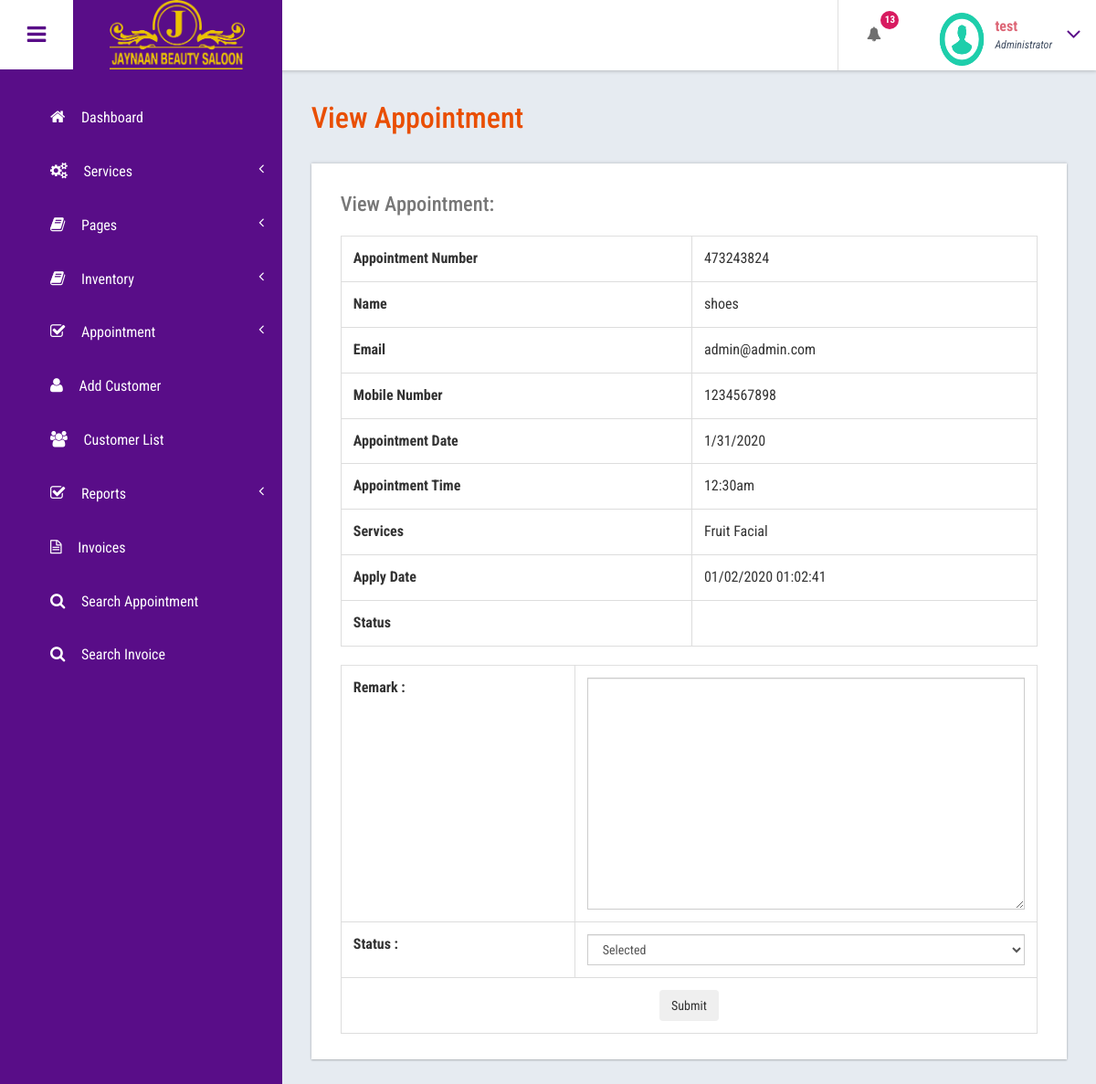
The app's page /salon.opencapto.io/admin/view-appointment.php?viewid=16 (signed in) with its own data.
### tables this page shows
CREATE TABLE `tblappointment` (
  `ID` int(10) NOT NULL,
  `AptNumber` varchar(80) DEFAULT NULL,
  `Name` varchar(120) DEFAULT NULL,
  `Email` varchar(120) DEFAULT NULL,
  `PhoneNumber` bigint(11) DEFAULT NULL,
  `AptDate` varchar(120) DEFAULT NULL,
  `AptTime` varchar(120) DEFAULT NULL,
  `Services` varchar(120) DEFAULT NULL,
  `ApplyDate` varchar(50) DEFAULT NULL,
  `Remark` varchar(200) DEFAULT NULL,
  `Status` varchar(200) DEFAULT NULL,
  `RemarkDate` varchar(200) NOT NULL
);

### salon.opencapto.io/admin/view-appointment.php (the view, shortened to what this page needs)
<?php
include('includes/dbconnection.php');
    if (strlen($_SESSION['bpmsaid']==0)) {
  header('location:logout.php');
  } else{
  ?>
<!DOCTYPE HTML>
<html>
<head>
<link href="css/bootstrap.css" rel='stylesheet' type='text/css' />
<link href="css/style.css" rel='stylesheet' type='text/css' />
<link href="css/font-awesome.css" rel="stylesheet">
<link href="css/animate.css" rel="stylesheet" type="text/css" media="all">
<link href="css/custom.css" rel="stylesheet">
</head>
<body class="cbp-spmenu-push">
	<div class="main-content">
		 <?php include_once('includes/sidebar.php');?>
		 <?php include_once('includes/header.php');?>
		<div id="page-wrapper">
			<div class="main-page">
				<div class="tables">
					<h3 class="title1">View Appointment</h3>
					<div class="table-responsive bs-example widget-shadow">
						<h4>View Appointment:</h4>
						<?php
$cid=$_GET['viewid'];
$ret=mysqli_query($con,"select * from tblappointment where ID='$cid'");
while ($row=mysqli_fetch_array($ret)) {
?>
						<table class="table table-bordered">
							<tr>
    <th>Appointment Number</th>
    <td><?php  echo $row['AptNumber'];?></td>
  </tr>
  <tr>
<th>Name</th>
    <td><?php  echo $row['Name'];?></td>
  </tr>
<tr>
    <th>Email</th>
    <td><?php  echo $row['Email'];?></td>
  </tr>
   <tr>
    <th>Mobile Number</th>
    <td><?php  echo $row['PhoneNumber'];?></td>
  </tr>
   <tr>
    <th>Appointment Date</th>
    <td><?php  echo $row['AptDate'];?></td>
  </tr>
<tr>
    <th>Appointment Time</th>
    <td><?php  echo $row['AptTime'];?></td>
  </tr>
  <tr>
    <th>Services</th>
    <td><?php  echo $row['Services'];?></td>
  </tr>
  <tr>
    <th>Apply Date</th>
    <td><?php  echo $row['ApplyDate'];?></td>
  </tr>
<tr>
    <th>Status</th>
    <td> <?php
     ;?></td>
  </tr>
						</table>
						<table class="table table-bordered">
							<?php if($row['Remark']=="0"){ ?>
<form name="submit" method="post" enctype="multipart/form-data">
<tr>
    <th>Remark :</th>
    <td>
    <textarea name="remark" placeholder="" rows="12" cols="14" class="form-control wd-450" required="true"></textarea></td>
   </tr>
  <tr>
    <th>Status :</th>
    <td>
   <select name="status" class="form-control wd-450" required="true" >
     <option value="1" selected="true">Selected</option>
   </select></td>
  </tr>
  <tr align="center">
    <td colspan="2"><button type="submit" name="submit" class="btn btn-az-primary pd-x-20">Submit</button></td>
  </tr>
  </form>
						<?php } ?>
						<?php } ?>
					</div>
				</div>
			</div>
		</div>
	</div>
</body>
</html>
<?php }  ?>

### salon.opencapto.io/admin/includes/header.php (shortened to what this page needs)
<div class="sticky-header header-section ">
      <div class="header-left">
        <button id="showLeftPush"><i class="fa fa-bars"></i></button>
        <div class="logo">
          <a href="index.html">
         <img src="../images/Logo.png" alt="">
          </a>
        </div>
      </div>
      <div class="header-right">
        <div class="profile_details_left">
          <ul class="nofitications-dropdown">
            <?php
$ret1=mysqli_query($con,"select ID,Name from  tblappointment where Status=0");
$num=mysqli_num_rows($ret1);
?>
            <li class="dropdown head-dpdn">
              <a href="#" class="dropdown-toggle" data-toggle="dropdown" aria-expanded="false"><i class="fa fa-bell"></i><span class="badge blue"><?php echo $num;?></span></a>
            </li>
          </ul>
          <div class="clearfix"> </div>
        </div>
        <div class="profile_details">
        <?php
$adid=$_SESSION['bpmsaid'];
$ret=mysqli_query($con,"select AdminName from tbladmin where ID='$adid'");
$row=mysqli_fetch_array($ret);
$name=$row['AdminName'];
?>
          <ul>
            <li class="dropdown profile_details_drop">
              <a href="#" class="dropdown-toggle" data-toggle="dropdown" aria-expanded="false">
                <div class="profile_img">
                  <span class="prfil-img"><img src="images/download (1).png" alt="" width="50" height="60"> </span>
                  <div class="user-name">
                    <p><?php echo $name; ?></p>
                    <span>Administrator</span>
                  </div>
                  <i class="fa fa-angle-down lnr"></i>
                  <div class="clearfix"></div>
                </div>
              </a>
            </li>
          </ul>
        </div>
      </div>
      <div class="clearfix"> </div>
    </div>

### salon.opencapto.io/admin/css/custom.css (style rules this page uses)
#page-wrapper { padding:7em 2em 2.5em; background-color: #E6EBF1; }

### records on screen
tblappointment: AptNumber "473243824", Name "shoes", Email "admin@admin.com", PhoneNumber "1234567898", AptDate "1/31/2020", AptTime "12:30am", Services "Fruit Facial", ApplyDate "01/02/2020 01:02:41"

### other values on screen
$num "13"
$name "test"
